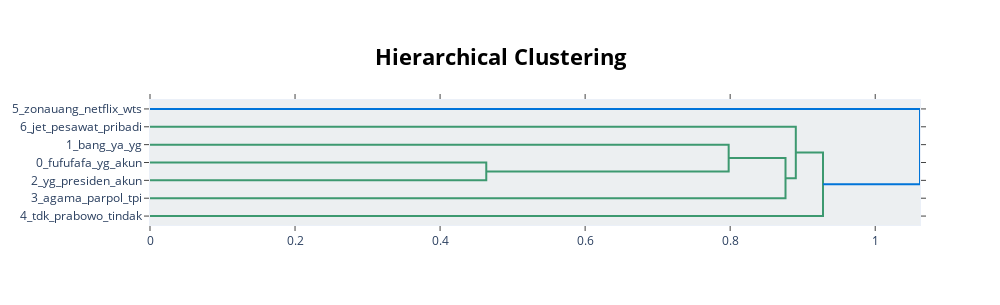

Source (notebook cell):
### Code cell
# Step 7: Visualisasi Hierarki Topik
topic_model.visualize_hierarchy()

### Figure 1 — Plotly figure (JSON) as saved in the notebook; plotly's stock layout.template omitted (floating-point values rounded to 4 significant figures)
{"data": [{"hoverinfo": "text", "marker": {"color": "rgb(61,153,112)"}, "mode": "lines", "type": "scatter", "x": [0, 0.4637, 0.4637, 0], "xaxis": "x", "y": [-35, -35, -45, -45], "yaxis": "y"}, {"hoverinfo": "text", "marker": {"color": "rgb(61,153,112)"}, "mode": "lines", "type": "scatter", "x": [0, 0.7979, 0.7979, 0.4637], "xaxis": "x", "y": [-25, -25, -40, -40], "yaxis": "y"}, {"hoverinfo": "text", "marker": {"color": "rgb(61,153,112)"}, "mode": "lines", "type": "scatter", "x": [0.7979, 0.8763, 0.8763, 0], "xaxis": "x", "y": [-32.5, -32.5, -55, -55], "yaxis": "y"}, {"hoverinfo": "text", "marker": {"color": "rgb(61,153,112)"}, "mode": "lines", "type": "scatter", "x": [0, 0.8905, 0.8905, 0.8763], "xaxis": "x", "y": [-15, -15, -43.75, -43.75], "yaxis": "y"}, {"hoverinfo": "text", "marker": {"color": "rgb(61,153,112)"}, "mode": "lines", "type": "scatter", "x": [0.8905, 0.928, 0.928, 0], "xaxis": "x", "y": [-29.38, -29.38, -65, -65], "yaxis": "y"}, {"hoverinfo": "text", "marker": {"color": "rgb(0,116,217)"}, "mode": "lines", "type": "scatter", "x": [0, 1.062, 1.062, 0.928], "xaxis": "x", "y": [-5, -5, -47.19, -47.19], "yaxis": "y"}], "layout": {"autosize": false, "height": 305, "hoverlabel": {"bgcolor": "white", "font": {"family": "Rockwell", "size": 16}}, "hovermode": "closest", "plot_bgcolor": "#ECEFF1", "showlegend": false, "title": {"font": {"color": "Black", "size": 22}, "text": "<b>Hierarchical Clustering</b>", "x": 0.5, "xanchor": "center", "yanchor": "top"}, "width": 1000, "xaxis": {"mirror": "allticks", "rangemode": "tozero", "showgrid": false, "showline": true, "showticklabels": true, "ticks": "outside", "type": "linear", "zeroline": false}, "yaxis": {"mirror": "allticks", "range": [-70, 0], "rangemode": "tozero", "showgrid": false, "showline": true, "showticklabels": true, "tickmode": "array", "ticks": "outside", "ticktext": ["5_zonauang_netflix_wts", "6_jet_pesawat_pribadi", "1_bang_ya_yg", "0_fufufafa_yg_akun", "2_yg_presiden_akun", "3_agama_parpol_tpi", "4_tdk_prabowo_tindak"], "tickvals": [-5, -15, -25, -35, -45, -55, -65], "type": "linear", "zeroline": false}}}
